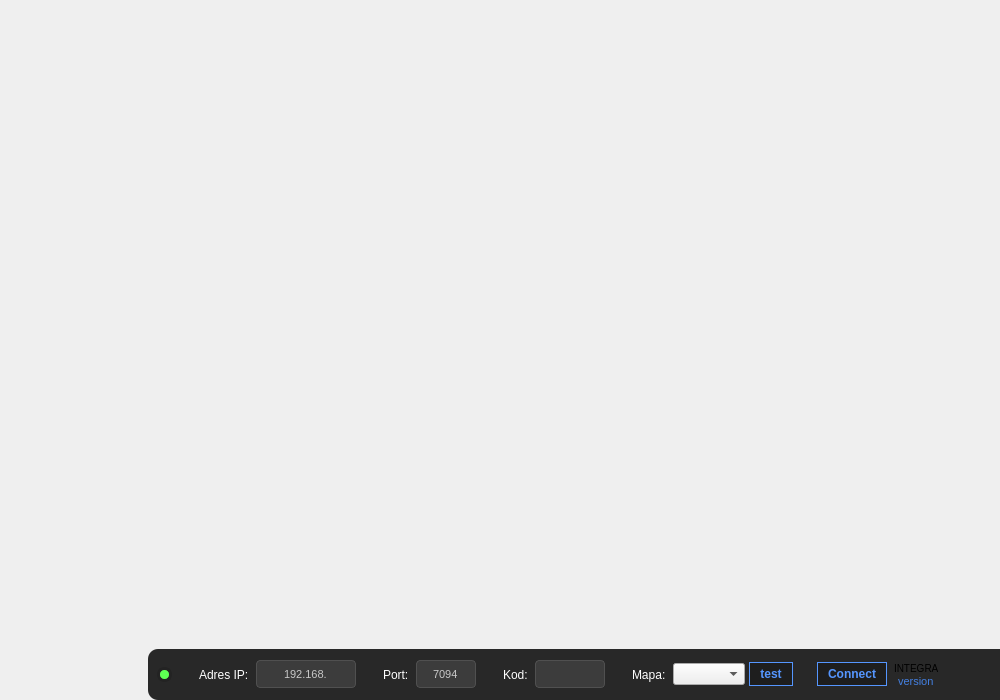
<?xml version="1.0" encoding="UTF-8"?>
<ui version="4.0">
 <class>Connection</class>
 <widget class="QWidget" name="Connection">
  <property name="geometry">
   <rect>
    <x>0</x>
    <y>0</y>
    <width>1000</width>
    <height>700</height>
   </rect>
  </property>
  <property name="sizePolicy">
   <sizepolicy hsizetype="Fixed" vsizetype="Fixed">
    <horstretch>0</horstretch>
    <verstretch>0</verstretch>
   </sizepolicy>
  </property>
  <property name="minimumSize">
   <size>
    <width>0</width>
    <height>0</height>
   </size>
  </property>
  <property name="maximumSize">
   <size>
    <width>10000</width>
    <height>7000</height>
   </size>
  </property>
  <property name="windowTitle">
   <string>Form</string>
  </property>
  <property name="styleSheet">
   <string notr="true">QLabel {
	color:white;
	font-size:12px;
}

QLabel::disabled{
	color: rgb(171, 171, 171);
	font-size:12px;
}
QCheckBox {
	color:white;
	font-weight:500;
}
QCheckBox::indicator:unchecked {
	background-color:rgb(255, 255, 255);
	border: 2px solid rgb(45, 45, 45);
	border-radius: 3px;
	width: 11px;
	height: 11px;
}

QCheckBox::indicator:checked {
	background-color:rgb(50, 167, 24);
	border: 2px solid rgb(45, 45, 45);
	border-radius: 3px;
	width: 11px;
	height: 11px;
}

QCheckBox::disabled {
	color:rgb(171, 171, 171);
}
QPushButton {
	background-color: rgb(30, 30, 30);
	border: 1px solid rgb(85, 150, 255);
	color: rgb(85, 150, 255);
	padding: 4px 10px;
	font: 75 10pt &quot;Segoe UI&quot;;
	font-weight: 500;
}
QPushButton::hover {
	background-color: rgb(85, 150, 255);
	border: 1px solid rgb(30, 30, 30);
	font: 75 10pt &quot;Segoe UI&quot;;
	color: rgb(30, 30, 30);
	border-radius:5px;
	font-weight: 500;
}

QPushButton::disabled {
	color:rgb(30, 47, 103);
	background-color:rgb(85, 106, 132);
	border: 1px solid rgb(7, 23, 59);
	border-radius: 5px;
	font: 75 10pt &quot;Segoe UI&quot;;
}

QLineEdit::disabled {
	background-color: rgb(181, 181, 181);
}
QLineEdit::enabled {
	font-size: 11px;
	padding: 5px 10px;
	border: 1px solid rgb(80, 80, 80);
	border-radius: 4px;
	background-color:  rgb(60,60,60);
	color: rgb(200, 200, 200);
}

QLineEdit::hover {
	border: 1px solid rgb(120, 120, 120);
	border-radius: 4px;
	background-color:  rgb(80,80,80);
}

QLineEdit::focus {
	border: 1px solid rgb(100, 100, 100);
	border-radius: 4px;
	background-color:  rgb(70,70,70);
}

#widgetASDF {
	background-color: rgb(40, 40, 40);
	border-top-left-radius: 10px;
	border-bottom-left-radius: 10px;
	/*border: 1px solid rgb(40, 40, 40);
	background-color: rgb(47, 47, 47);
	border-top-left-radius: 10px;
	border-bottom: none;
	border-right:none;*/
}


</string>
  </property>
  <layout class="QVBoxLayout" name="verticalLayout_2" stretch="0">
   <property name="spacing">
    <number>0</number>
   </property>
   <property name="leftMargin">
    <number>0</number>
   </property>
   <property name="topMargin">
    <number>0</number>
   </property>
   <property name="rightMargin">
    <number>0</number>
   </property>
   <property name="bottomMargin">
    <number>0</number>
   </property>
   <item>
    <widget class="QWidget" name="viewWidget" native="true">
     <property name="styleSheet">
      <string notr="true"/>
     </property>
     <layout class="QVBoxLayout" name="verticalLayout_3" stretch="0,0,0">
      <property name="spacing">
       <number>0</number>
      </property>
      <property name="leftMargin">
       <number>0</number>
      </property>
      <property name="topMargin">
       <number>0</number>
      </property>
      <property name="rightMargin">
       <number>0</number>
      </property>
      <property name="bottomMargin">
       <number>0</number>
      </property>
      <item alignment="Qt::AlignTop">
       <widget class="QWidget" name="settingsWidget" native="true">
        <layout class="QHBoxLayout" name="horizontalLayout_2">
         <property name="spacing">
          <number>0</number>
         </property>
         <property name="leftMargin">
          <number>0</number>
         </property>
         <property name="topMargin">
          <number>0</number>
         </property>
         <property name="rightMargin">
          <number>0</number>
         </property>
         <property name="bottomMargin">
          <number>0</number>
         </property>
         <item>
          <widget class="ZonesListWidget" name="zonesListWidget" native="true"/>
         </item>
        </layout>
       </widget>
      </item>
      <item>
       <widget class="MapWidget" name="contenttWidget" native="true"/>
      </item>
      <item alignment="Qt::AlignRight|Qt::AlignBottom">
       <widget class="QWidget" name="widgetASDF" native="true">
        <layout class="QHBoxLayout" name="horizontalLayout" stretch="1,0,4,0,4,0,0,0,0,0,3,1,0">
         <property name="spacing">
          <number>4</number>
         </property>
         <property name="leftMargin">
          <number>9</number>
         </property>
         <property name="topMargin">
          <number>8</number>
         </property>
         <property name="rightMargin">
          <number>15</number>
         </property>
         <property name="bottomMargin">
          <number>8</number>
         </property>
         <item>
          <widget class="QWidget" name="stateWidget" native="true">
           <property name="minimumSize">
            <size>
             <width>15</width>
             <height>15</height>
            </size>
           </property>
           <property name="maximumSize">
            <size>
             <width>15</width>
             <height>15</height>
            </size>
           </property>
           <property name="styleSheet">
            <string notr="true">background-color: rgb(94, 255, 83);
border: 3px solid rgb(35, 35, 35);
border-radius: 7px;</string>
           </property>
          </widget>
         </item>
         <item>
          <widget class="QLabel" name="ipLabel">
           <property name="styleSheet">
            <string notr="true">margin-left:20px;</string>
           </property>
           <property name="text">
            <string>Adres IP:</string>
           </property>
          </widget>
         </item>
         <item>
          <widget class="QLineEdit" name="ipLineEdit">
           <property name="sizePolicy">
            <sizepolicy hsizetype="Fixed" vsizetype="Fixed">
             <horstretch>0</horstretch>
             <verstretch>0</verstretch>
            </sizepolicy>
           </property>
           <property name="minimumSize">
            <size>
             <width>100</width>
             <height>0</height>
            </size>
           </property>
           <property name="maximumSize">
            <size>
             <width>100</width>
             <height>16777215</height>
            </size>
           </property>
           <property name="text">
            <string>192.168.</string>
           </property>
           <property name="alignment">
            <set>Qt::AlignCenter</set>
           </property>
          </widget>
         </item>
         <item>
          <widget class="QLabel" name="portLabel">
           <property name="styleSheet">
            <string notr="true">margin-left:20px;</string>
           </property>
           <property name="text">
            <string>Port:</string>
           </property>
          </widget>
         </item>
         <item>
          <widget class="QLineEdit" name="portLineEdit">
           <property name="sizePolicy">
            <sizepolicy hsizetype="Fixed" vsizetype="Fixed">
             <horstretch>1</horstretch>
             <verstretch>1</verstretch>
            </sizepolicy>
           </property>
           <property name="minimumSize">
            <size>
             <width>60</width>
             <height>0</height>
            </size>
           </property>
           <property name="maximumSize">
            <size>
             <width>60</width>
             <height>16777215</height>
            </size>
           </property>
           <property name="text">
            <string>7094</string>
           </property>
           <property name="alignment">
            <set>Qt::AlignCenter</set>
           </property>
          </widget>
         </item>
         <item>
          <widget class="QLabel" name="kodLabel">
           <property name="styleSheet">
            <string notr="true">margin-left:20px;</string>
           </property>
           <property name="text">
            <string>Kod:</string>
           </property>
          </widget>
         </item>
         <item>
          <widget class="QLineEdit" name="passLineEdit">
           <property name="maximumSize">
            <size>
             <width>70</width>
             <height>16777215</height>
            </size>
           </property>
          </widget>
         </item>
         <item>
          <widget class="QLabel" name="mapLabel">
           <property name="styleSheet">
            <string notr="true">margin-left:20px;</string>
           </property>
           <property name="text">
            <string>Mapa:</string>
           </property>
          </widget>
         </item>
         <item>
          <widget class="QComboBox" name="mapComboBox"/>
         </item>
         <item>
          <widget class="QPushButton" name="pushButton">
           <property name="enabled">
            <bool>true</bool>
           </property>
           <property name="text">
            <string>test</string>
           </property>
          </widget>
         </item>
         <item>
          <widget class="QPushButton" name="connectBtn">
           <property name="styleSheet">
            <string notr="true">margin-left:20px;</string>
           </property>
           <property name="text">
            <string>Connect</string>
           </property>
          </widget>
         </item>
         <item>
          <widget class="QWidget" name="versionWidget" native="true">
           <property name="maximumSize">
            <size>
             <width>50</width>
             <height>35</height>
            </size>
           </property>
           <layout class="QVBoxLayout" name="verticalLayout" stretch="0,0">
            <property name="spacing">
             <number>0</number>
            </property>
            <property name="leftMargin">
             <number>3</number>
            </property>
            <property name="topMargin">
             <number>5</number>
            </property>
            <property name="rightMargin">
             <number>3</number>
            </property>
            <property name="bottomMargin">
             <number>5</number>
            </property>
            <item alignment="Qt::AlignHCenter|Qt::AlignVCenter">
             <widget class="QLabel" name="vLabel">
              <property name="styleSheet">
               <string notr="true">color: rgb(0, 0, 0);
font-size: 10px;
padding:0;</string>
              </property>
              <property name="text">
               <string>INTEGRA</string>
              </property>
             </widget>
            </item>
            <item alignment="Qt::AlignHCenter|Qt::AlignVCenter">
             <widget class="QLabel" name="versionLabel">
              <property name="styleSheet">
               <string notr="true">color: rgb(67, 128, 226);
font-size: 11px;
padding:0;</string>
              </property>
              <property name="text">
               <string>version</string>
              </property>
             </widget>
            </item>
           </layout>
          </widget>
         </item>
         <item>
          <widget class="QPushButton" name="terminalBtn">
           <property name="minimumSize">
            <size>
             <width>40</width>
             <height>30</height>
            </size>
           </property>
           <property name="styleSheet">
            <string notr="true">QPushButton {
border: 0;
background-color: none;
padding: 0;
}

QPushButton::hover {
	background-color: rgb(22, 22, 22);
}</string>
           </property>
           <property name="text">
            <string/>
           </property>
           <property name="icon">
            <iconset resource="images.qrc">
             <normaloff>:/icons/img/data.png</normaloff>:/icons/img/data.png</iconset>
           </property>
           <property name="iconSize">
            <size>
             <width>26</width>
             <height>26</height>
            </size>
           </property>
          </widget>
         </item>
        </layout>
       </widget>
      </item>
     </layout>
    </widget>
   </item>
  </layout>
 </widget>
 <customwidgets>
  <customwidget>
   <class>ZonesListWidget</class>
   <extends>QWidget</extends>
   <header>widgets/zoneslistwidget.h</header>
   <container>1</container>
  </customwidget>
  <customwidget>
   <class>MapWidget</class>
   <extends>QWidget</extends>
   <header>widgets/mapwidget.h</header>
   <container>1</container>
  </customwidget>
 </customwidgets>
 <resources>
  <include location="images.qrc"/>
 </resources>
 <connections/>
</ui>
